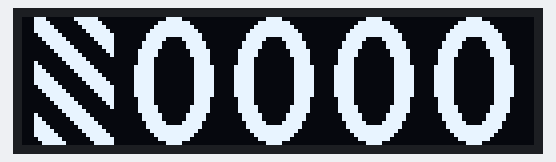
A sketch run on a simulated Arduino Uno, built with avr-gcc and run on an emulated ATmega328P. Parts: 128×32 one-colour display. What the sketch prints to the serial monitor is not drawn.

Above: at 0.17 s.
At 5.07 s:
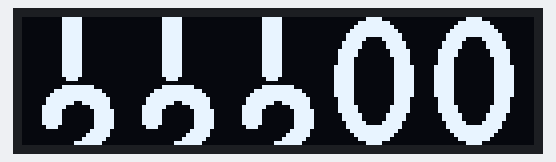
At 10.07 s:
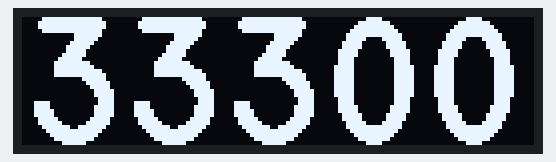
At 19.97 s:
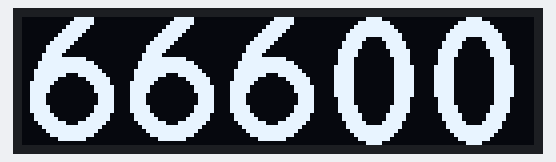
At 29.87 s:
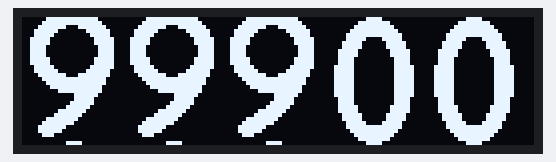
At 39.87 s:
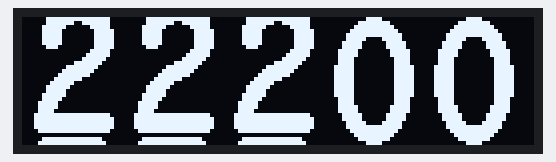

The sketch:

AltimeterOrBaro.ino
```cpp
//Uncomment for testmode (No DCS needed)
#define TEST

#ifndef TEST
  #define DCSBIOS_IRQ_SERIAL
  #include "DcsBios.h"
#endif


#include <SPI.h>
#include <Wire.h>
#include <Adafruit_GFX.h>
#include <Adafruit_SSD1306.h>
#include "characters.h"

#define SCREEN_WIDTH 128 // OLED display width, in pixels
#define SCREEN_HEIGHT 32 // OLED display height, in pixels
#define OLED_RESET     4 // Reset pin # (or -1 if sharing Arduino reset pin)

//Comment for barometric pressure
#define ALTIMETER

int updateInterval = 100; //the number of milliseconds between updates

struct scrollDigit {
  int digit; //The digit that is displayed
  int y; // The vertical position of the digit
};

struct disp {
  Adafruit_SSD1306 display;
  int width;
  int numberOfDigits;
  scrollDigit digits[5];
};

#ifdef ALTIMETER
  disp oled = {Adafruit_SSD1306(SCREEN_WIDTH, SCREEN_HEIGHT, &Wire, OLED_RESET), 24, 5, {{0,0},{0,0},{0,0},{0,0},{0,0}}};
#else
  disp oled = {Adafruit_SSD1306(SCREEN_WIDTH, SCREEN_HEIGHT, &Wire, OLED_RESET), 16, 4, {{0,0},{0,0},{0,0},{0,0},{0,0}}};
#endif

void setup() {
  if(!oled.display.begin(SSD1306_SWITCHCAPVCC, 0x3C)) { // Address 0x3C for 128x32
    for(;;); // Don't proceed, loop forever
  }
#ifdef TEST
  Serial.begin(9600);
#else
  DcsBios::setup();
#endif
}

void UpdateDisplay()
{
  oled.display.clearDisplay();
  for (int i = 0; i < oled.numberOfDigits; i++)
  {
    printScrollingDigit(oled.digits[i].digit, oled.width, oled.digits[i].y, i + 1, &oled);
  }
  //Clear the area below the the numbers if we are using the small font
  if (oled.width == 16)
  {
    oled.display.fillRect(0, 25, 67, 7, BLACK);
  }

  oled.display.display();
}

int YPos()
{
  return (oled.width + 9) * -1;
}


void printScrollingDigit(int digit, int width, int y, int pos, disp *oled)
{
  int x = (width * pos) - width + pos;
#ifdef ALTIMETER
    switch (digit)
    {
      case -1: oled->display.drawBitmap(x, y, c24_Empty, 24, 32, 1); oled->display.drawBitmap(x, y+33, c24_1, 24, 32, 1); break;
      case 1: oled->display.drawBitmap(x, y, c24_1, 24, 32, 1); oled->display.drawBitmap(x, y+33, c24_2, 24, 32, 1); break;
      case 2: oled->display.drawBitmap(x, y, c24_2, 24, 32, 1); oled->display.drawBitmap(x, y+33, c24_3, 24, 32, 1); break;
      case 3: oled->display.drawBitmap(x, y, c24_3, 24, 32, 1); oled->display.drawBitmap(x, y+33, c24_4, 24, 32, 1); break;
      case 4: oled->display.drawBitmap(x, y, c24_4, 24, 32, 1); oled->display.drawBitmap(x, y+33, c24_5, 24, 32, 1); break;
      case 5: oled->display.drawBitmap(x, y, c24_5, 24, 32, 1); oled->display.drawBitmap(x, y+33, c24_6, 24, 32, 1); break;
      case 6: oled->display.drawBitmap(x, y, c24_6, 24, 32, 1); oled->display.drawBitmap(x, y+33, c24_7, 24, 32, 1); break;
      case 7: oled->display.drawBitmap(x, y, c24_7, 24, 32, 1); oled->display.drawBitmap(x, y+33, c24_8, 24, 32, 1); break;
      case 8: oled->display.drawBitmap(x, y, c24_8, 24, 32, 1); oled->display.drawBitmap(x, y+33, c24_9, 24, 32, 1); break;
      case 9: oled->display.drawBitmap(x, y, c24_9, 24, 32, 1); oled->display.drawBitmap(x, y+33, c24_0, 24, 32, 1); break;
      default: oled->display.drawBitmap(x, y, c24_0, 24, 32, 1); oled->display.drawBitmap(x, y+33, c24_1, 24, 32, 1); break;
    }
#else
    switch (digit)
    {
      case -1: oled->display.drawBitmap(x, y, c16_Empty, 16, 24, 1); oled->display.drawBitmap(x, y+25, c16_1, 16, 24, 1); break;
      case 1: oled->display.drawBitmap(x, y, c16_1, 16, 24, 1); oled->display.drawBitmap(x, y+25, c16_2, 16, 24, 1); break;
      case 2: oled->display.drawBitmap(x, y, c16_2, 16, 24, 1); oled->display.drawBitmap(x, y+25, c16_3, 16, 24, 1); break;
      case 3: oled->display.drawBitmap(x, y, c16_3, 16, 24, 1); oled->display.drawBitmap(x, y+25, c16_4, 16, 24, 1); break;
      case 4: oled->display.drawBitmap(x, y, c16_4, 16, 24, 1); oled->display.drawBitmap(x, y+25, c16_5, 16, 24, 1); break;
      case 5: oled->display.drawBitmap(x, y, c16_5, 16, 24, 1); oled->display.drawBitmap(x, y+25, c16_6, 16, 24, 1); break;
      case 6: oled->display.drawBitmap(x, y, c16_6, 16, 24, 1); oled->display.drawBitmap(x, y+25, c16_7, 16, 24, 1); break;
      case 7: oled->display.drawBitmap(x, y, c16_7, 16, 24, 1); oled->display.drawBitmap(x, y+25, c16_8, 16, 24, 1); break;
      case 8: oled->display.drawBitmap(x, y, c16_8, 16, 24, 1); oled->display.drawBitmap(x, y+25, c16_9, 16, 24, 1); break;
      case 9: oled->display.drawBitmap(x, y, c16_9, 16, 24, 1); oled->display.drawBitmap(x, y+25, c16_0, 16, 24, 1); break;
      default: oled->display.drawBitmap(x, y, c16_0, 16, 24, 1); oled->display.drawBitmap(x, y+25, c16_1, 16, 24, 1); break;
    }
#endif
}

#ifdef ALTIMETER
  void onAlt10000FtChange(unsigned int newValue)
  {
    unsigned int mappedValue = newValue / 6553;
    unsigned int y = map(newValue, mappedValue * 6553, mappedValue * 6553 + 6553, 0, YPos());

    if (mappedValue == 0)
    {
      mappedValue = -1;
    }
    #ifdef TEST
      Serial.println(mappedValue);
    #endif
    oled.digits[0].digit = mappedValue;
    oled.digits[0].y = y;
  }

  void onAlt1000FtChange(unsigned int newValue)
  {
    unsigned int mappedValue = newValue / 6553;
    unsigned int y = map(newValue, mappedValue * 6553, mappedValue * 6553 + 6553, 0, YPos());

    oled.digits[1].digit = mappedValue;
    oled.digits[1].y = y;
  }

  void onAlt100FtChange(unsigned int newValue)
  {
    unsigned int mappedValue = newValue / 6553;
    unsigned int y = map(newValue, mappedValue * 6553, mappedValue * 6553 + 6553, 0, YPos());

    oled.digits[2].digit = mappedValue;
    oled.digits[2].y = y;
  }

  #ifndef TEST
    DcsBios::IntegerBuffer Alt10000FtBuffer(0x1080, 0xffff, 0, onAlt10000FtChange);
    DcsBios::IntegerBuffer Alt1000FtBuffer(0x1082, 0xffff, 0, onAlt1000FtChange);
    DcsBios::IntegerBuffer Alt100FtBuffer(0x1084, 0xffff, 0, onAlt100FtChange);
  #endif
#else
  void onBaro0Change(unsigned int newValue)
  {
    unsigned int mappedValue = newValue / 6554;
    unsigned int y = map(newValue, mappedValue * 6554, mappedValue * 6554 + 6554, 0, YPos());

    oled.digits[3].digit = mappedValue;
    oled.digits[3].y = y;
  }

  void onBaro1Change(unsigned int newValue)
  {
    unsigned int mappedValue = newValue / 6554;
    unsigned int y = map(newValue, mappedValue * 6554, mappedValue * 6554 + 6554, 0, YPos());

    oled.digits[2].digit = mappedValue;
    oled.digits[2].y = y;
  }

  void onBaro2Change(unsigned int newValue)
  {
    unsigned int mappedValue = newValue / 6554;
    unsigned int y = map(newValue, mappedValue * 6554, mappedValue * 6554 + 6554, 0, YPos());

    oled.digits[1].digit = mappedValue;
    oled.digits[1].y = y;
  }

  void onBaro3Change(unsigned int newValue)
  {
    unsigned int mappedValue = newValue / 6554;
    unsigned int y = map(newValue, mappedValue * 6554, mappedValue * 6554 + 6554, 0, YPos());

    oled.digits[0].digit = mappedValue;
    oled.digits[0].y = y;
  }

  #ifndef TEST
    DcsBios::IntegerBuffer Baro0Buffer(0x1086, 0xffff, 0, onBaro0Change);
    DcsBios::IntegerBuffer Baro1Buffer(0x1088, 0xffff, 0, onBaro1Change);
    DcsBios::IntegerBuffer Baro2Buffer(0x108a, 0xffff, 0, onBaro2Change);
    DcsBios::IntegerBuffer Baro3Buffer(0x108c, 0xffff, 0, onBaro3Change);
  #endif
#endif

unsigned long time = 0;

unsigned int i = 0;
void loop() {
  #ifndef TEST
    DcsBios::loop();
  #endif

  time = millis();

  if (time % updateInterval == 0)
  {
    #ifdef TEST
      #ifdef ALTIMETER
        onAlt10000FtChange(i);
        onAlt1000FtChange(i);
        onAlt100FtChange(i);
        i += 200;
      #else
        onBaro0Change(i);
        onBaro1Change(i);
        onBaro2Change(i);
        onBaro3Change(i);
        i += 1;
      #endif
      Serial.println(i);
    #endif
    UpdateDisplay();
  }
}
```

Source omitted: characters.h (19144 bytes)
